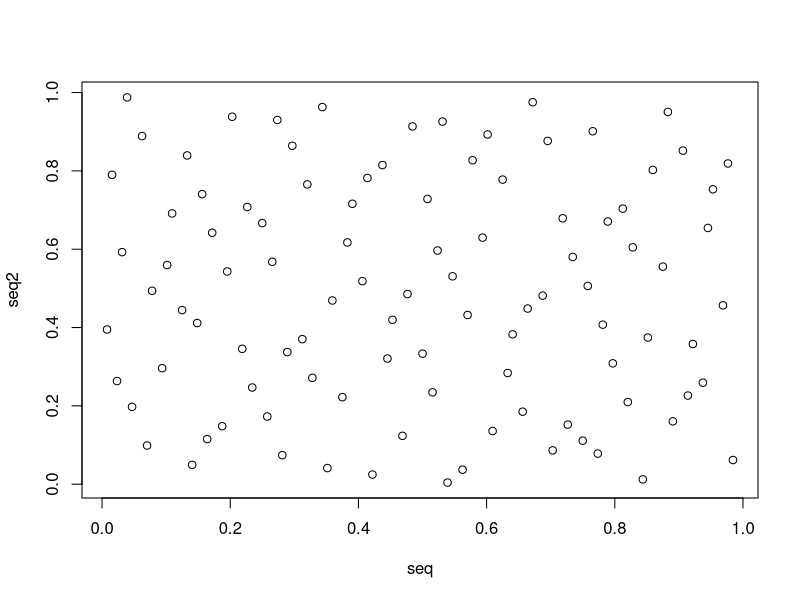

Recreate this plot in R.
seq=NULL;
for(i in 1:100){
	p=NULL;
	res <- 0;
	num=i;
	for(j in 1:8){
		p[j]=num%%2;
		num=num%/%2;
	}
	for(k in 1:8){
		res=res+p[k]*2^(-k);
	}
	seq[i]=res;
}
seq2=NULL;
for(i in 1:100){
	p=NULL;
	res <- 0;
	num=i;
	for(j in 1:5){
		p[j]=num%%3;
		num=num%/%3;
	}
	for(k in 1:5){
		res=res+p[k]*3^(-k);
	}
	seq2[i]=res;
}
plot(seq,seq2);